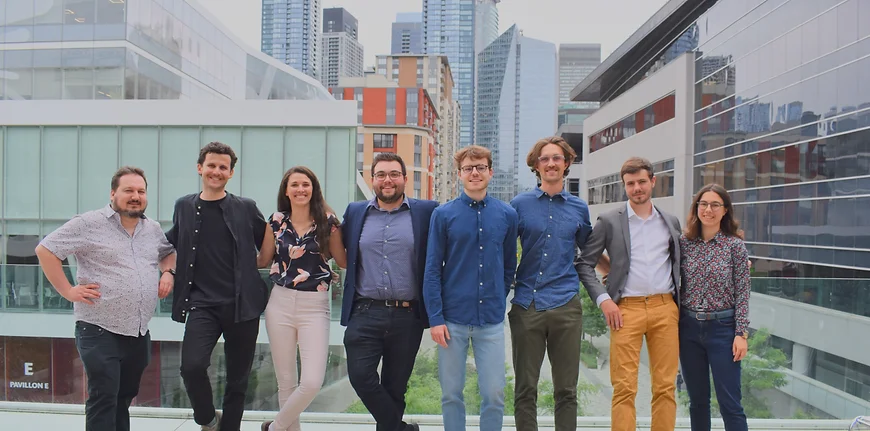
#> input picture assets/images/about/tribu.webp, 870 x 431 px
$ python lid.py ../assets/images/about/tribu.webp
#> lines starting #> are read from the running program, lines starting #| are printed output that depends on the picture
#!/usr/bin/env python3
# lid: lo-fi image dithering
# written by sloum
# licence: public domain - use it, improve it, share it!
#########

from PIL import Image
import sys
import os, os.path
from random import randint

class Dither:
    def __init__(self, data):
        self.source_image = Image.open(data["path"]).convert("L")
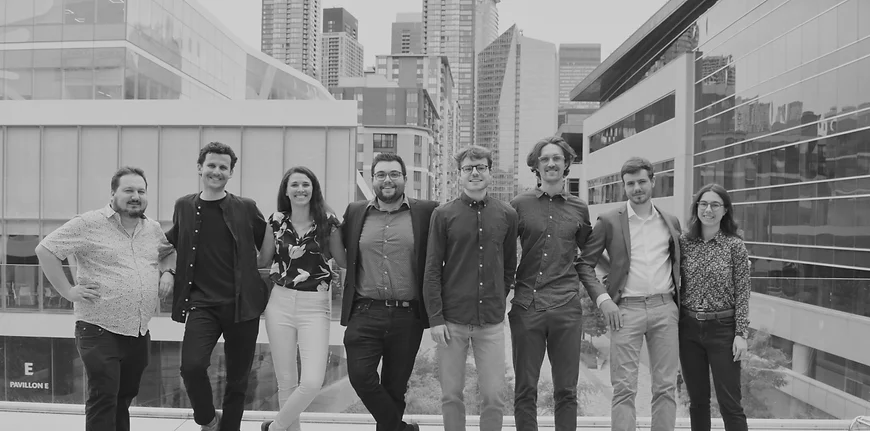
#> self.source_image: PIL image 870x431 L; min 0, max 241, mean 129
        self.width, self.height = self.source_image.size
#> self.width = 870; self.height = 431
        self.pixel_count = self.width * self.height
#> self.pixel_count = 374970
        self.new = self.create_image()
#> in create_image, `image = Image.new("1", (self.width, self.height))`: image: PIL image 870x431 1; every value is 0
        self.new_pixels = self.new.load()
        self.output_format = data["-f"]
        self.output_name = data["out"]
        self.output_quality = data["-q"]
        self.threshold = data["-t"]

        #used for printing progress
        self.counter = 1
        self.percent_val = 0
        self.hash_val = 0


    def save_file(self):
        output_filename = "{}.{}".format(self.output_name, self.output_format.lower())
        self.new.save(output_filename, self.output_format.upper(), optimize=True, quality=self.output_quality)
        print("\033[20C\nFinished! ~ {}/{}\033[?25h".format(os.getcwd(), output_filename))


    # Default dithering
    def ordered_dither_4(self, save=True):
#> called with save = True
        dots = [[64, 128],[192, 0]]
        print("Dither method: ordered (4 levels)\033[?25l")
        for row in range(0, self.height):
            for col in range(0, self.width):
                dotrow = 1 if row % 2 else 0
                dotcol = 1 if col % 2 else 0
                px = self.get_pixel(col, row)
                self.new_pixels[col, row] = int(px > dots[dotrow][dotcol])
                self.update_progress()
#> this loop made 431 passes
#|   1% |          |
#|   2% |          |
#|   3% |          |
#|   4% |          |
#|   5% |          |
#|   5% |#         |
#|   6% |#         |
#|   7% |#         |
#> (further printed lines are left out)
        if save:
            self.save_file()
#> in save_file, `self.new.save(output_filename, self.output_format.upper(), optimize=Tr..`:
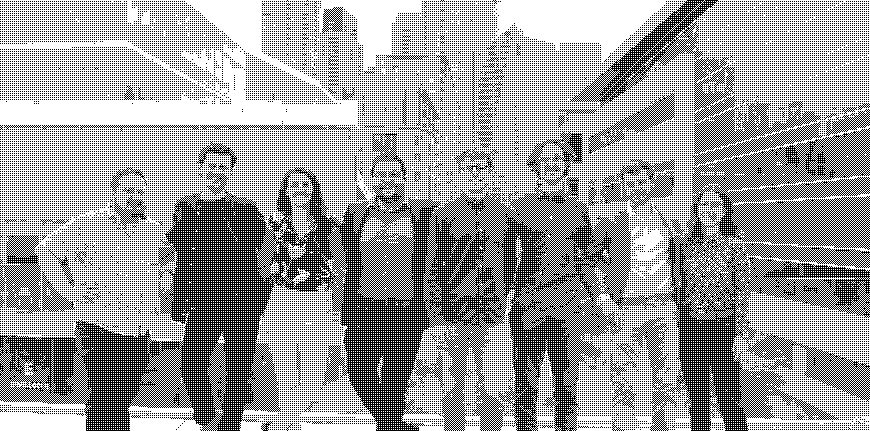
#> saved as lid_file.png: PIL image 870x431 1; 61.9% white; black in thin lines or dots


    # [86 lines left out: functions ordered_dither_9, threshold_dither, random_dither, error_diffusion_dither, update_error, not called in this run]


    # Create a new image with the given size
    def create_image(self):
        image = Image.new("1", (self.width, self.height))
        return image


    # Get the pixel from the given image
    def get_pixel(self, col, row):
        if col > self.width or row > self.height:
            return None

        # Get Pixel
        pixel = self.source_image.getpixel((col, row))
        return pixel


    def update_progress(self):
        self.counter += 1
        new_percent_val = round(self.counter / self.pixel_count * 100)
        new_hash_val = round(self.counter / self.pixel_count * 10)
        if new_percent_val != self.percent_val or new_hash_val != self.hash_val:
            print("\r{:>3}% |{:<10}|".format(new_percent_val, "#" * new_hash_val), end="")
            self.percent_val = new_percent_val
            self.hash_val = new_hash_val


#---- END Dither class ----#


# [31 lines left out: function display_help, not called in this run]


# Get and validate the arguments
# returns dict or None
def parse_input():
    args = sys.argv[1:]
    argmap = {
        "-f": "png",       # output format
        "-q": 25,          # optimization quality
        "-m": "o4",        # mode, defaults to ordered
        "-t": None,         # threshold
        "path": None,      # path to file
        "out": "lid_file"  # output filename
    }
    if len(args) < 1:
        print("lid error: expected image filepath, received None")
        return None

    if "help" in args or "-h" in args or "--help" in args:
        display_help()
        sys.exit(1)

    item = None
    for x in args:
        if x in argmap:
            item = x
            continue
        elif item:
            argmap[item] = x
            item = None
        elif len(x) > 0 and x[0] == "-":
            print("lid error: unknown flag {}".format(x))
            return None
        else:
            if argmap["path"]:
                argmap["out"] = x
            else:
                argmap["path"] = x

    if not argmap["-f"].lower() in ["jpeg", "jpg", "png", "gif"]:
        print("lid error: invalid format requested with -f flag. Options: jpeg, png, gif. Defaults to png")
        return None
    elif argmap["-f"] == "jpg":
        argmap["-f"] = "jpeg"

    if not argmap["-m"] in ["o4", "e", "o9", "t", "r", "a"]:
        print("lid error: invalid dither mode provided for -m. Options: o4, o9, e, t, r, a. Default: o4")
        return None

    try:
        if argmap["-t"]:
            argmap["-t"] = int(argmap["-t"])
            if argmap["-t"] < 0 or argmap["-t"] > 255:
                print("lid error: threshold value must be between 0 and 255")
                return None
    except ValueError:
        print("lid error: invalid threshold value provided for -m. Must be integer from 0 to 255")
        return None

    try:
        argmap["-q"] = int(argmap["-q"])
        if argmap["-q"] < 1 or argmap["-q"] > 100:
            print("lid error: -q value must be between 1 and 100")
            return None
    except ValueError:
        print("lid error: -q value must be an integer")
        return None

    if not argmap["path"] or not os.path.isfile(argmap["path"]):
        print("lid error: invalid filepath")
        return None

    return argmap

if __name__ == "__main__":
    request = parse_input()
    if request:
        d = Dither(request)
        if request["-m"] == "o4":
            d.ordered_dither_4()
        elif request["-m"] == "o9":
            d.ordered_dither_9()
        elif request["-m"] == "e":
            d.error_diffusion_dither()
        elif request["-m"] == "t":
            d.threshold_dither()
        elif request["-m"] == "r":
            d.random_dither()
        elif request["-m"] == "a":
            name = request["out"]
            request["out"] = name + "_o4"
            d = Dither(request)
            d.ordered_dither_4()
            request["out"] = name + "_o9"
            d2 = Dither(request)
            d2.ordered_dither_9()
            request["out"] = name + "_t"
            d3 = Dither(request)
            d3.threshold_dither()
            request["out"] = name + "_e"
            d4 = Dither(request)
            d4.error_diffusion_dither()
            request["out"] = name + "_r"
            d4 = Dither(request)
            d4.random_dither()
        else:
            print("Unknown mode flag")
            sys.exit(2)
        sys.exit(0)
#> (the program exits here)
